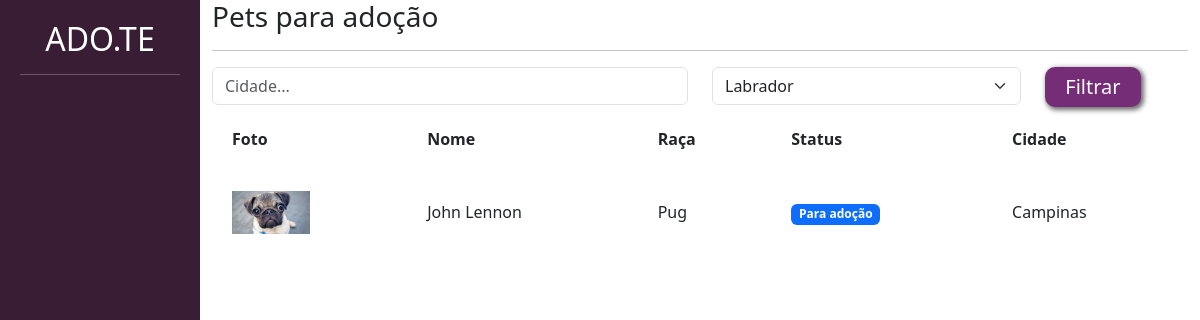
The app's page /adopt/, older data.
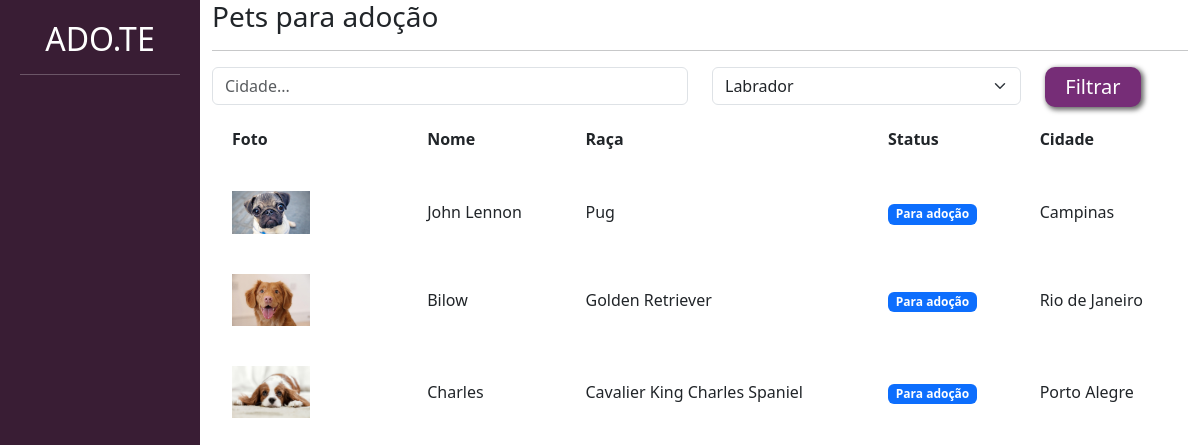
The same page, newer data.
### disclose/models.py (models this page shows, shortened)
class Pet(models.Model):
    choices_status = (('P', 'Para adoção'),
                      ('A', 'Adotado'))
    user = models.ForeignKey(User, on_delete=models.DO_NOTHING)
    picture = models.ImageField(upload_to="pet_pictures", default='default-picture.jpg')
    petname = models.CharField(max_length=50)
    description = models.TextField()
    state = models.CharField(max_length=50)
    city = models.CharField(max_length=50)
    phone = models.CharField(max_length=14)
    breed = models.ForeignKey(Breed, on_delete=models.DO_NOTHING)
    tags = models.ManyToManyField(Tag)
    status = models.CharField(max_length=1, choices=choices_status, default='P')

class Breed(models.Model):
    breed = models.CharField(max_length=50)
    def __str__(self):
        return self.breed

### adopt/views.py (the view)
# urls.py: path('', views.list_pets, name="list_pets"),
def list_pets(request):
    if request.method == "GET":
        pets = Pet.objects.filter(status="P")
        breeds = Breed.objects.all()
        city = request.GET.get('city')
        breed_filter = request.GET.get('breed')
        if city:
            pets = pets.filter(city__icontains=city)
        if breed_filter:
            pets = pets.filter(breed__id=breed_filter)
            breed_filter = Breed.objects.get(id=breed_filter)
        return render(request, 'list_pets.html', {'pets': pets, 'breeds': breeds, 'city': city, 'breed_filter': breed_filter})

### adopt/templates/list_pets.html (shortened to what this page needs)
{% load static %}
<!doctype html>
<html lang="pt-BR">
    <head>
    <link href="https://cdn.jsdelivr.net/npm/bootstrap@5.3.0-alpha1/dist/css/bootstrap.min.css" rel="stylesheet">
    <link href="{% static 'adopt/css/list_pets.css' %}" rel="stylesheet">
    </head>
    <body>
        <div class="container-fluid">
            <div class="row">
                <div class="col-md-2 bg-side sidebar">
                    <h2>ADO.TE</h2>
                    <hr>
                </div>
                <div class="col-md">
                    <div class="wrapper">
                        <div class="box width80">
                            <h3 class="font-vinho">Pets para adoção</h3>
                            <hr>
                            <form action="{% url 'list_pets' %}" method="GET">
                                <div class="row">
                                    <div class="col-md-6">
                                        <input type="text" placeholder="Cidade..." value="{% if city %}{{city}}{% endif %}" name="city" class="form-control">
                                    </div>
                                    <div class="col-md-4">
                                        <select class="form-select" name="breed">
                                            {% for breed in breeds %}
                                                <option {% if breed_filter.id == breed.id %}selected{% endif %} value="{{breed.id}}">{{breed}}</option>
                                            {% endfor%}
                                        </select>
                                    </div>
                                    <div class="col-md-2">
                                        <input type="submit" class="btn-custom-secondary" value="Filtrar">
                                    </div>
                                </div>
                            </form>
                             <table class="tabela" cellpadding="20">
                                <tr>
                                    <th>Foto</th>
                                    <th>Nome</th>
                                    <th>Raça</th>
                                    <th>Status</th>
                                    <th>Cidade</th>
                                </tr>
                                {% for pet in pets %}
                                    <tr class="tabela-linha">
                                        <td width="20%">
                                            {% if pet.picture %}
                                                    <a href="{% url 'show_pet' pet.id %}"><img width="50%" src="{{pet.picture.url}}"></a>
                                                {% else %}
                                                    <a href="{% url 'show_pet' pet.id %}"><img width="50%" src="/media/pet_pictures/default-picture.jpg"></a>
                                                {% endif %}
                                        </td>
                                        <td>
                                            {{pet.petname}}
                                        </td>
                                        <td>
                                            {{pet.breed}}
                                        </td>
                                        <td>
                                            {% if pet.status == "P" %}
                                                <span class="badge text-bg-primary">Para adoção</span>
                                            {% elif pet.status == "A" %}
                                                <span class="badge text-bg-success">Adotado</span>
                                            {% endif%}
                                        </td>
                                        <td>
                                            {{pet.city}}
                                        </td>
                                    </tr>
                                {% endfor %}
                            </table>
                        </div>
                    </div>
                </div>
            </div>
        </div>
    </body>
</html>

### templates/static/adopt/css/list_pets.css (style rules this page uses)
.btn-custom-secondary { background-color: #762D77; border: none; box-shadow: 2px 2px 5px 1px rgb(108, 108, 108); color: white; font-size: 20px; padding: 5px 20px 5px 20px; border-radius: 10px; }
.sidebar { text-align: center; padding: 20px; color: white; background-color: #391D34; height: 100vh; }
span { border-radius: 10px; font-weight: bold; padding-left: 10px; padding-right: 10px; }

Row changes from the older to the newer data that the page shows:
added Pet: picture (picture), petname "Bilow", breed "Golden Retriever", status "Para adoção", city "Rio de Janeiro"
added Pet: picture (picture), petname "Charles", breed "Cavalier King Charles Spaniel", status "Para adoção", city "Porto Alegre"
